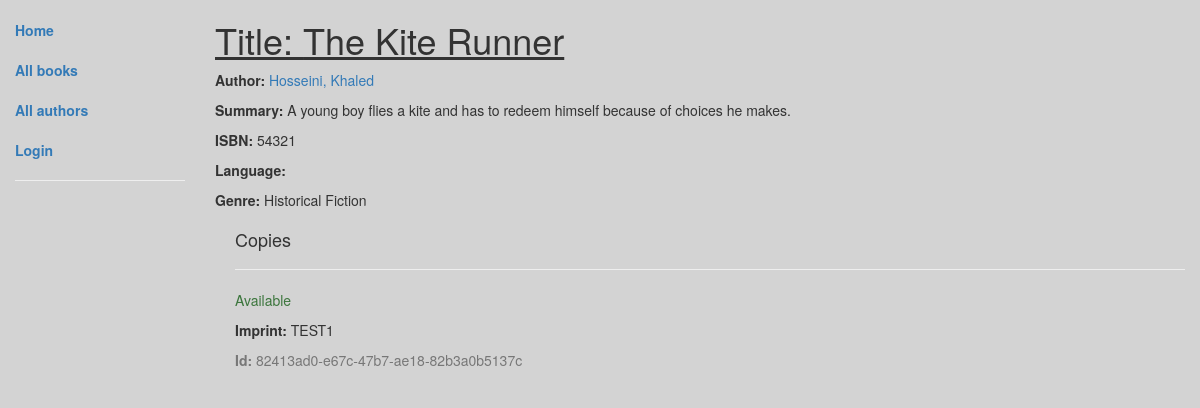
/catalog/book/1, run on the app's committed database.
### catalog/models.py (models this page shows, shortened)
class Book(models.Model):
    title = models.CharField(max_length=200)
    author = models.ForeignKey('Author', on_delete=models.SET_NULL, null=True)
    summary = models.TextField(max_length=1000, help_text='Enter a brief description of the book')
    isbn = models.CharField('ISBN',max_length=13, help_text='13 Character <a href="https://www.isbn-international.org/content/what-isbn">ISBN number</a>')
    genre = models.ManyToManyField(Genre, help_text='Select a genre for this book')
    def display_genre(self):
        """
        Creates a string for the Genre. This is required to display genre in Admin.
        """
        return ', '.join([ genre.name for genre in self.genre.all()[:3] ])
    display_genre.short_description = 'Genre'

class Author(models.Model):
    first_name = models.CharField(max_length=100)
    last_name = models.CharField(max_length=100)
    date_of_birth = models.DateField(null=True, blank=True)
    date_of_death = models.DateField('Died', null=True, blank=True)
    class Meta:
        ordering = ["last_name","first_name"]
    def __str__(self):
        return '{0}, {1}'.format(self.last_name,self.first_name)

class Genre(models.Model):
    name = models.CharField(max_length=200, help_text="Enter a book genre (e.g. Science Fiction, French Poetry etc.)")
    def __str__(self):
        return self.name

class BookInstance(models.Model):
    id = models.UUIDField(primary_key=True, default=uuid.uuid4, help_text="Unique ID for this particular book across whole library")
    book = models.ForeignKey('Book', on_delete=models.SET_NULL, null=True)
    imprint = models.CharField(max_length=200)
    due_back = models.DateField(null=True, blank=True)
    borrower = models.ForeignKey(User, on_delete=models.SET_NULL, null=True, blank=True)
    LOAN_STATUS = (
        ('m', 'Maintenance'),
        ('o', 'On loan'),
        ('a', 'Available'),
        ('r', 'Reserved'),
    )
    status = models.CharField(max_length=1, choices=LOAN_STATUS, blank=True, default='m', help_text='Book availability')
    class Meta:
        ordering = ["due_back"]
        permissions = (("can_mark_returned", "Set book as returned"),)

### catalog/views.py (the view)
# urls.py: path('book/<int:pk>', views.BookDetailView.as_view(), name='book-detail'),
class BookDetailView(generic.DetailView):
    model = Book

### catalog/templates/catalog/book_detail.html (shortened to what this page needs)
{% extends "base_generic.html" %}
{% block content %}
  <h1><u>Title: {{ book.title }}</u></h1>
  <p><strong>Author:</strong> <a href="{% url 'author-detail' book.author.pk %}">{{ book.author }}</a></p>
  <p><strong>Summary:</strong> {{ book.summary }}</p>
  <p><strong>ISBN:</strong> {{ book.isbn }}</p>
  <p><strong>Language:</strong> {{ book.language }}</p>
  <p><strong>Genre:</strong> {% for genre in book.genre.all %} {{ genre }}{% if not forloop.last %}, {% endif %}{% endfor %}</p>
  <div style="margin-left:20px;margin-top:20px">
    <h4>Copies</h4>
    {% for copy in book.bookinstance_set.all %}
    <hr>
    <p class="{% if copy.status == 'a' %}text-success{% elif copy.status == 'm' %}text-danger{% else %}text-warning{% endif %}">{{ copy.get_status_display }}</p>
    <p><strong>Imprint:</strong> {{copy.imprint}}</p>
    <p class="text-muted"><strong>Id:</strong> {{copy.id}}</p>
    {% endfor %}
  </div>
{% endblock %}

### catalog/static/css/styles.css (style rules this page uses)
body { background-color: #d3d3d3; }

### data on the page
Book: title "The Kite Runner", author "Hosseini, Khaled", summary "A young boy flies a kite and has to redeem himself because of choices he makes.", isbn "54321"
Genre: name "Historical Fiction"
BookInstance: status "Available", imprint "TEST1", id "82413ad0-e67c-47b7-ae18-82b3a0b5137c"
